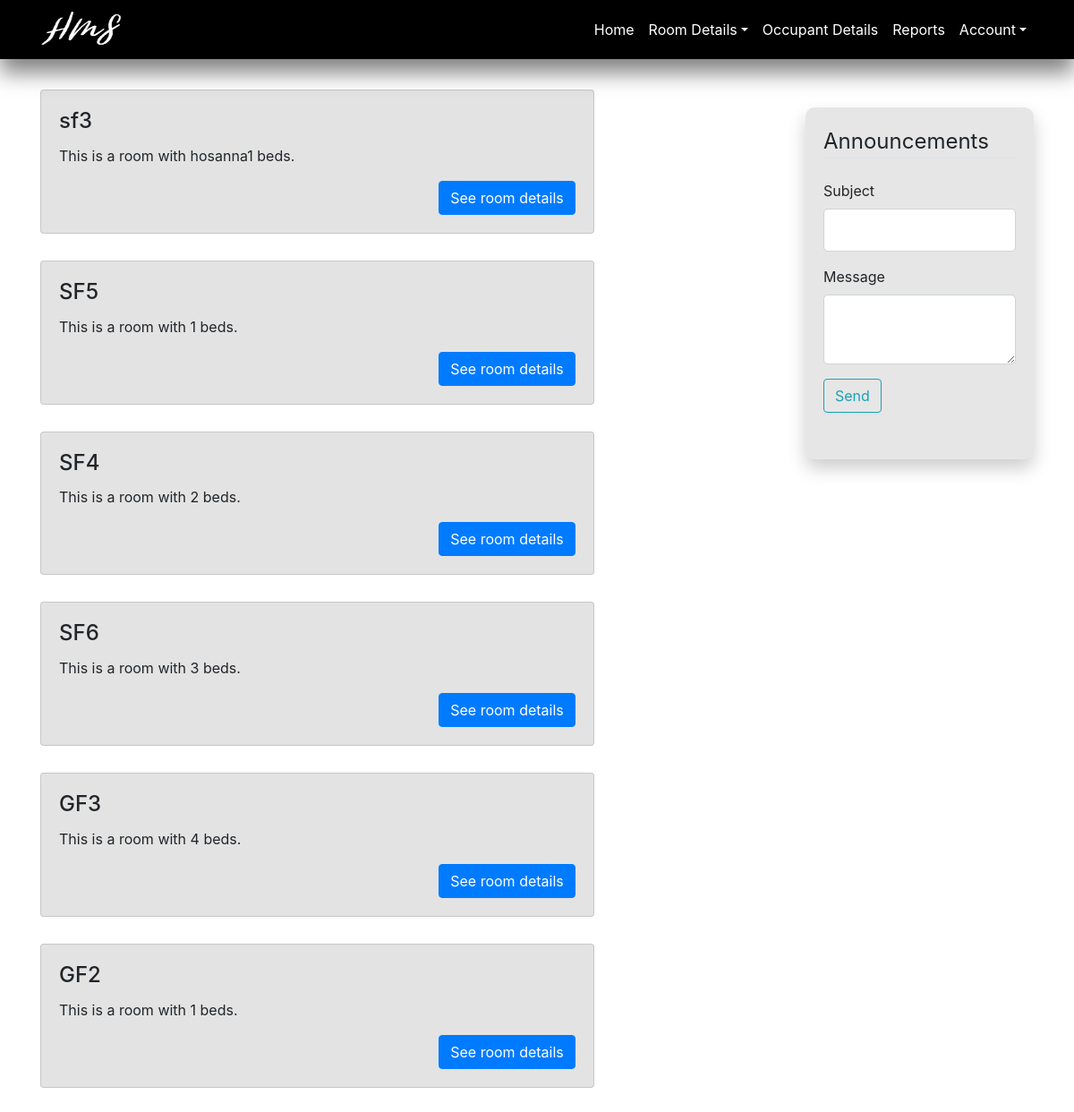
Screenshot of /admin/viewrooms (signed in) with the database file from the repository.
### HMS/models.py (models this page shows, shortened)
class Room(db.Model):
    __tablename__ = "rooms"
    room_num = db.Column(db.String, primary_key=True)
    beds = db.Column(db.String, db.ForeignKey('beds.beds_id'))
    price = db.Column(db.Integer)
    hostel_id = db.Column(db.Integer, db.ForeignKey('hostels.hostel_id'))
    occupants = db.relationship('User', backref='room')

### HMS/routes.py (the view)
@app.route("/admin/viewrooms", methods=['GET'])
@login_required
def viewrooms():
  form2 = AnnouncementForm()
  rooms = Room.query.filter_by(hostel_id=current_user.hostel_id).all()
  return render_template('view_rooms.html', form2=form2, rooms=rooms)

### HMS/forms.py
class AnnouncementForm(FlaskForm):
    subject = StringField('Subject', validators=[DataRequired()])
    message = TextAreaField('Message', validators=[DataRequired()])
    submit = SubmitField('Send')

### HMS/models.py (called while the page is built)
@login_manager.user_loader
def load_user(user_id):
    return User.query.get(int(user_id))

### HMS/templates/view_rooms.html
{% extends "admin_layout.html" %}
{% block content %}
    <div class="container">
        {% for room in rooms %}
            <div class="row">
                <div class="card w-75" style="margin-bottom: 30px; background-color: #E3E3E3">
                  <div class="card-body">
                    <h4 class="card-title">{{ room.room_num }}</h4>
                    <p class="card-text">This is a room with {{ room.beds }} beds.</p>
                    <a style="float: right" href="{{ url_for('room_details', id = room.room_num) }}" class="btn btn-primary">See room details</a>
                  </div>
                </div>
            </div>
        {% endfor %}
    </div>
{% endblock%}

### HMS/templates/admin_layout.html (shortened to what this page needs)
<!DOCTYPE html>
<html lang="en">
<head>
    <link rel="stylesheet" href="https://stackpath.bootstrapcdn.com/bootstrap/4.1.1/css/bootstrap.min.css">
    <link rel="stylesheet" href="../static/main.css">
<body>
    <header>
        <nav class="navbar navbar-expand-lg navbar-light navbar-fixed-top" id="mainNav">
            <div class="container">
                <a href="/"> <img class="icon navbar-brand js-scroll-trigger" src="/static/img/whitelogo.png" alt="HMS icon" href="{{ url_for('home') }}"> </a>
                <div class="collapse navbar-collapse" id="navbarResponsive">
                    <ul class="navbar-nav ml-auto">
                        <li class="nav-item">
                          <a class="nav-link js-scroll-trigger text-white" href="{{ url_for('admin')}}">Home</a>
                        </li>
                        <li class="nav-item dropdown">
                            <a class="nav-link dropdown-toggle text-white" data-toggle="dropdown" href="#" role="button" aria-haspopup="true" aria-expanded="false">Room Details</a>
                        </li>
                        <li class="nav-item">
                          <a class="nav-link js-scroll-trigger text-white" href="{{ url_for('occupants_details') }}">Occupant Details</a>
                        </li>
                        <li class="nav-item">
                          <a class="nav-link js-scroll-trigger text-white" href="{{ url_for('reports') }}">Reports</a>
                        </li>
                        <li class="nav-item dropdown">
                            <a class="nav-link dropdown-toggle text-white" data-toggle="dropdown" href="#" role="button" aria-haspopup="true" aria-expanded="false">Account</a>
                        </li>
                    </ul>
                </div>
            </div>
        </nav>
    </header>
    <main role = "main" class="container">
        <div class="row">
            <div class="col-md-9" style="margin-top: 100px">
                {% block content %}{% endblock %}
            </div>
            <div class="col-md-3">
                <div style="margin-top: 120px;padding: 20px; background: #E6E6E6;border-radius: 10px;box-shadow: 0 10px 20px rgba(0,0,0,0.2);">
                    <legend class="border-bottom mb-4">Announcements</legend>
                    <fieldset class="form-group">
                        <div class="form-group">
                            {{ form2.subject.label(class="form-control-label") }}
                            {% if form2.subject.errors %}
                                {{ form2.subject(class="form-control form-control-lg is-invalid") }}
                                <div class="invalid-feedback">
                                    {% for error in form2.subject.errors %}
                                        <span>{{ error }}</span>
                                    {% endfor %}
                                </div>
                            {% else %}
                                {{ form2.subject(class="form-control form-control-lg") }}
                            {% endif %}
                        </div>
                        <div class="form-group">
                            {{ form2.message.label(class="form-control-label") }}
                                {% if form2.message.errors %}
                                    {{ form2.message(class="form-control form-control-lg is-invalid") }}
                                    <div class="invalid-feedback">
                                        {% for error in form2.message.errors %}
                                            <span>{{ error }}</span>
                                        {% endfor %}
                                    </div>
                                {% else %}
                                    {{ form2.message(class="form-control form-control-lg") }}
                                {% endif %}
                        </div>
                        <div class="form-group">
                            {{ form2.submit(class="btn btn-outline-info") }}
                        </div>
                    </fieldset>
                </div>
            </div>
        </div>
    </main>
</body>
</html>

### HMS/static/main.css (style rules this page uses)
.icon { width:91px; height:50px; }
.navbar { background-color: rgba(0,0,0,1); position: fixed; z-index: 9; width: 100%; box-shadow: 0 15px 25px rgba(0,0,0,0.5); }

### rows the page displays
Room: room_num "sf3", beds "hosanna1"
Room: room_num "SF5", beds "1"
Room: room_num "SF4", beds "2"
Room: room_num "SF6", beds "3"
Room: room_num "GF3", beds "4"
Room: room_num "GF2", beds "1"
